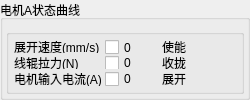
      <widget class="QGroupBox" name="AstateBox">
       <property name="sizePolicy">
        <sizepolicy hsizetype="Expanding" vsizetype="Expanding">
         <horstretch>0</horstretch>
         <verstretch>0</verstretch>
        </sizepolicy>
       </property>
       <property name="minimumSize">
        <size>
         <width>250</width>
         <height>0</height>
        </size>
       </property>
       <property name="maximumSize">
        <size>
         <width>16777215</width>
         <height>16777215</height>
        </size>
       </property>
       <property name="sizeIncrement">
        <size>
         <width>-6941</width>
         <height>0</height>
        </size>
       </property>
       <property name="baseSize">
        <size>
         <width>0</width>
         <height>0</height>
        </size>
       </property>
       <property name="title">
        <string>电机A状态曲线</string>
       </property>
       <layout class="QVBoxLayout" name="verticalLayout_2">
        <property name="spacing">
         <number>3</number>
        </property>
        <property name="leftMargin">
         <number>3</number>
        </property>
        <property name="topMargin">
         <number>3</number>
        </property>
        <property name="rightMargin">
         <number>3</number>
        </property>
        <property name="bottomMargin">
         <number>3</number>
        </property>
        <item>
         <widget class="QtCharts::QChartView" name="MotorAParameterGraphChartView" native="true">
          <property name="sizePolicy">
           <sizepolicy hsizetype="Preferred" vsizetype="Preferred">
            <horstretch>0</horstretch>
            <verstretch>0</verstretch>
           </sizepolicy>
          </property>
          <property name="minimumSize">
           <size>
            <width>0</width>
            <height>0</height>
           </size>
          </property>
         </widget>
        </item>
        <item>
         <widget class="QGroupBox" name="groupBox">
          <property name="maximumSize">
           <size>
            <width>16777215</width>
            <height>65</height>
           </size>
          </property>
          <property name="title">
           <string/>
          </property>
          <layout class="QGridLayout" name="gridLayout_7">
           <property name="leftMargin">
            <number>5</number>
           </property>
           <property name="topMargin">
            <number>5</number>
           </property>
           <property name="rightMargin">
            <number>5</number>
           </property>
           <property name="bottomMargin">
            <number>5</number>
           </property>
           <property name="spacing">
            <number>3</number>
           </property>
           <item row="1" column="4">
            <widget class="QLabel" name="label">
             <property name="minimumSize">
              <size>
               <width>15</width>
               <height>0</height>
              </size>
             </property>
             <property name="text">
              <string>使能</string>
             </property>
            </widget>
           </item>
           <item row="1" column="3">
            <widget class="QCheckBox" name="AVelocitycheckBox">
             <property name="enabled">
              <bool>true</bool>
             </property>
             <property name="minimumSize">
              <size>
               <width>15</width>
               <height>15</height>
              </size>
             </property>
             <property name="mouseTracking">
              <bool>true</bool>
             </property>
             <property name="text">
              <string>0</string>
             </property>
             <property name="checkable">
              <bool>true</bool>
             </property>
             <property name="checked">
              <bool>false</bool>
             </property>
             <property name="autoRepeat">
              <bool>false</bool>
             </property>
             <property name="autoExclusive">
              <bool>false</bool>
             </property>
             <property name="tristate">
              <bool>false</bool>
             </property>
            </widget>
           </item>
           <item row="2" column="4">
            <widget class="QLabel" name="label_2">
             <property name="minimumSize">
              <size>
               <width>15</width>
               <height>0</height>
              </size>
             </property>
             <property name="text">
              <string>收拢</string>
             </property>
            </widget>
           </item>
           <item row="3" column="4">
            <widget class="QLabel" name="label_3">
             <property name="minimumSize">
              <size>
               <width>15</width>
               <height>0</height>
              </size>
             </property>
             <property name="text">
              <string>展开</string>
             </property>
            </widget>
           </item>
           <item row="1" column="2">
            <widget class="QLabel" name="label_16">
             <property name="minimumSize">
              <size>
               <width>15</width>
               <height>0</height>
              </size>
             </property>
             <property name="text">
              <string>展开速度(mm/s)</string>
             </property>
            </widget>
           </item>
           <item row="3" column="5">
            <widget class="QToolButton" name="AGatheredButton">
             <property name="text">
              <string/>
             </property>
             <property name="icon">
              <iconset resource="../Image/image.qrc">
               <normaloff>:/red.png</normaloff>:/red.png</iconset>
             </property>
             <property name="iconSize">
              <size>
               <width>10</width>
               <height>10</height>
              </size>
             </property>
             <property name="autoRaise">
              <bool>true</bool>
             </property>
            </widget>
           </item>
           <item row="3" column="2">
            <widget class="QLabel" name="label_18">
             <property name="minimumSize">
              <size>
               <width>15</width>
               <height>0</height>
              </size>
             </property>
             <property name="text">
              <string>电机输入电流(A)</string>
             </property>
            </widget>
           </item>
           <item row="2" column="5">
            <widget class="QToolButton" name="AExtensionButton">
             <property name="text">
              <string/>
             </property>
             <property name="icon">
              <iconset resource="../Image/image.qrc">
               <normaloff>:/red.png</normaloff>:/red.png</iconset>
             </property>
             <property name="iconSize">
              <size>
               <width>10</width>
               <height>10</height>
              </size>
             </property>
             <property name="autoRaise">
              <bool>true</bool>
             </property>
            </widget>
           </item>
           <item row="3" column="3">
            <widget class="QCheckBox" name="ACurrentcheckBox">
             <property name="text">
              <string>0</string>
             </property>
            </widget>
           </item>
           <item row="2" column="3">
            <widget class="QCheckBox" name="ATorquecheckBox">
             <property name="minimumSize">
              <size>
               <width>15</width>
               <height>0</height>
              </size>
             </property>
             <property name="text">
              <string>0</string>
             </property>
            </widget>
           </item>
           <item row="1" column="5">
            <widget class="QToolButton" name="AEnableButton">
             <property name="text">
              <string/>
             </property>
             <property name="icon">
              <iconset resource="../Image/image.qrc">
               <normaloff>:/red.png</normaloff>:/red.png</iconset>
             </property>
             <property name="iconSize">
              <size>
               <width>10</width>
               <height>10</height>
              </size>
             </property>
             <property name="autoRaise">
              <bool>true</bool>
             </property>
            </widget>
           </item>
           <item row="2" column="2">
            <widget class="QLabel" name="label_17">
             <property name="minimumSize">
              <size>
               <width>15</width>
               <height>0</height>
              </size>
             </property>
             <property name="text">
              <string>线辊拉力(N)</string>
             </property>
            </widget>
           </item>
          </layout>
         </widget>
        </item>
       </layout>
      </widget>
